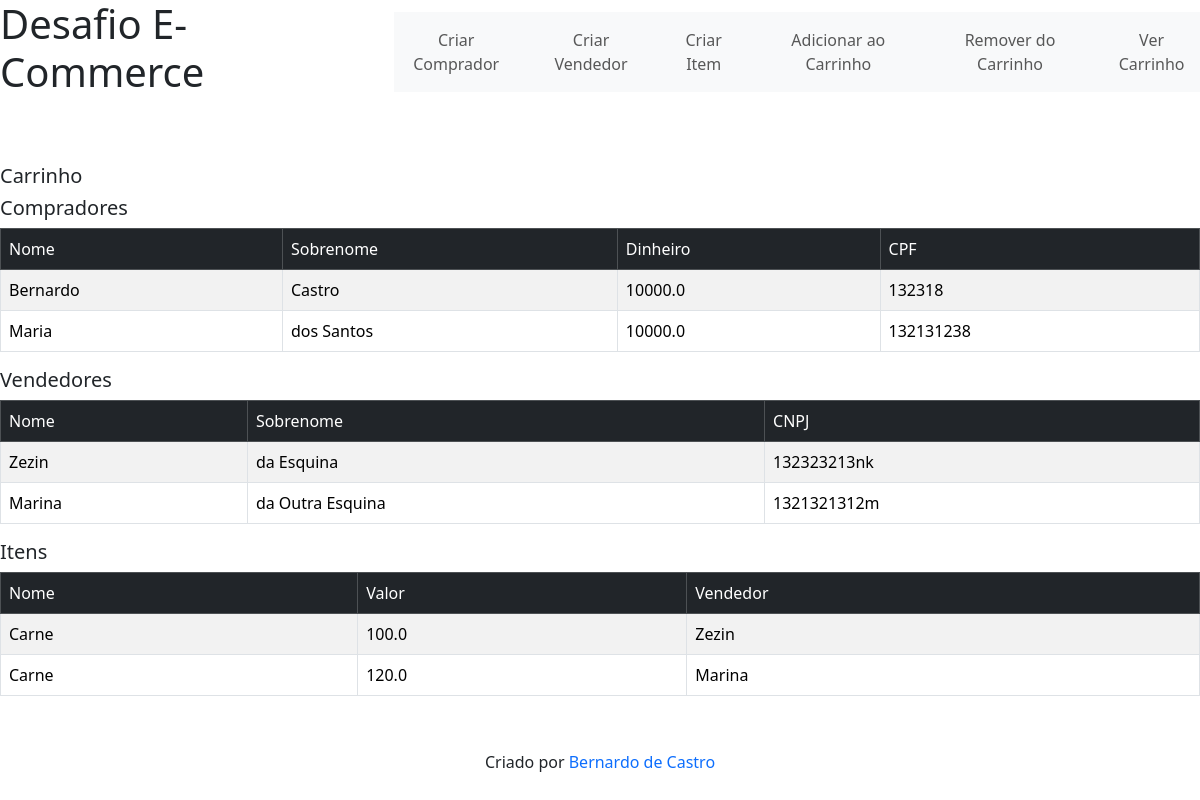
Before: / with the older database file.
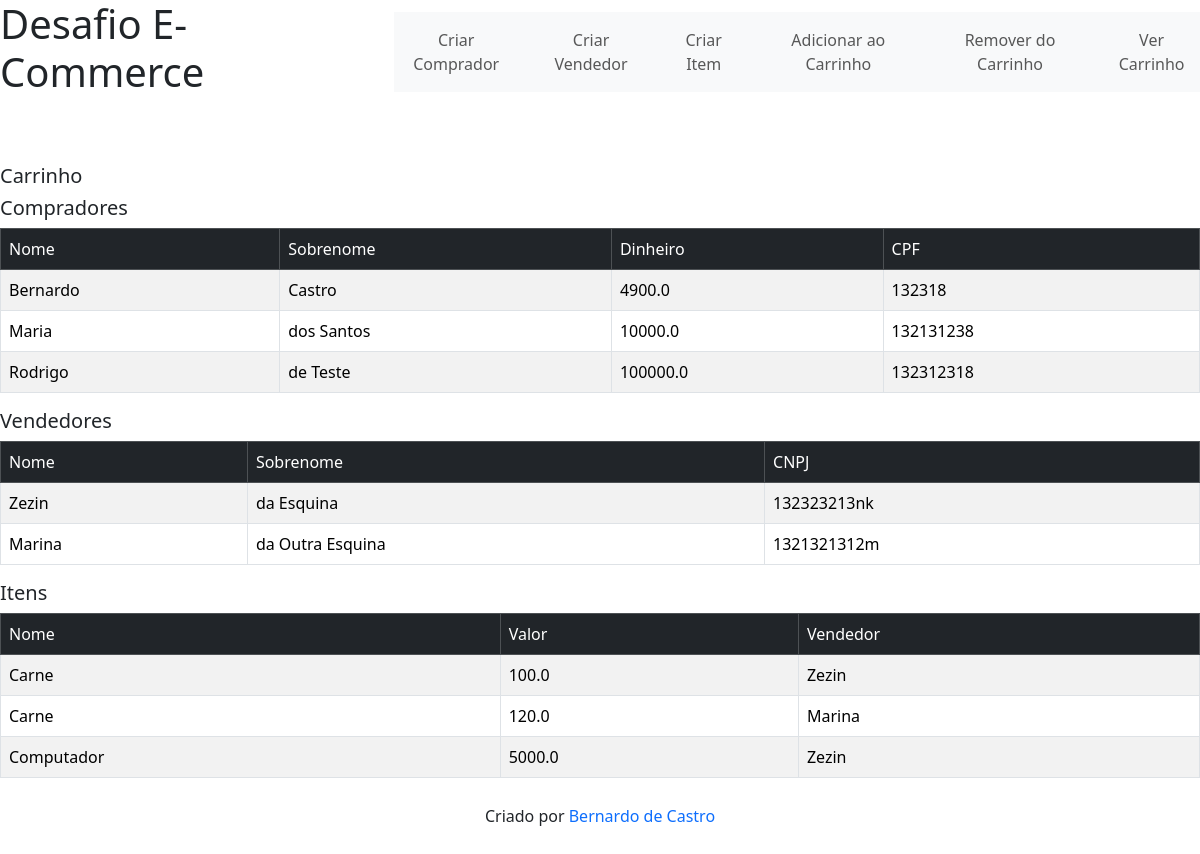
After: the same page with the newer database file.
### tables this page shows
CREATE TABLE compradores (
            id INTEGER PRIMARY KEY AUTOINCREMENT,
            nome TEXT NOT NULL,
            sobrenome TEXT NOT NULL,
            dinheiro REAL NOT NULL,
            cpf TEXT UNIQUE NOT NULL,
            carrinho TEXT
        );

CREATE TABLE vendedores (
            id INTEGER PRIMARY KEY AUTOINCREMENT,
            nome TEXT NOT NULL,
            sobrenome TEXT NOT NULL,
            cnpj TEXT UNIQUE NOT NULL
            );

CREATE TABLE itens (
            id INTEGER PRIMARY KEY AUTOINCREMENT,
            nome TEXT NOT NULL,
            preco REAL NOT NULL,
            vendedor_nome INTEGER,
            FOREIGN KEY(vendedor_nome) REFERENCES vendedores(nome)
            );

### backend/main.py (the view)
@app.route('/')
def index():
    message = ''
    return render_template('index.html', message = message, compradores = geren.getCompradores(), vendedores = geren.getVendedores(), itens = geren.getItens())

### backend/db/dbAPI.py (called while the page is built)
    def __enter__(self):
        self.connection = sql.connect(self.database)
        self.cursor = self.connection.cursor()
        return self

    def __exit__(self, exc_type, exc_val, exc_tb):
        if self.connection:
            self.connection.commit()
            self.cursor.close()
            self.connection.close()

    def getCompradores(self) -> list:
        with self:
            self.cursor.execute("SELECT * FROM compradores")
            return self.cursor.fetchall()

    def getVendedores(self) -> list:
        with self:
            self.cursor.execute("SELECT * FROM vendedores")
            return self.cursor.fetchall()

    def getItens(self) -> list:
        with self:
            self.cursor.execute("SELECT * FROM itens")
            return self.cursor.fetchall()

### frontend/templates/index.html (shortened to what this page needs)
<!doctype html>
<html lang="en">
<head>
    <link href="https://cdn.jsdelivr.net/npm/bootstrap@5.3.3/dist/css/bootstrap.min.css" rel="stylesheet"
>
    <link rel="stylesheet" href="{{ url_for('static', filename='css/main.css') }}">
</head>
<body>
    <header>
        <div class="d-flex flex-row align-items-center gap-5">
            <h1>Desafio E-Commerce</h1>
            <nav class="navbar navbar-expand-lg navbar-light bg-light">
                <div class="collapse navbar-collapse" id="navbarNav">
                    <ul class="navbar-nav gap-3">
                        <li class="nav-item">
                            <button type="button" class="btn btn-primary btn-lg nav-link" data-bs-toggle="modal"
                                data-bs-target="#modalComprador">Criar Comprador</button>
                        </li>
                        <li class="nav-item">
                            <button type="button" class="btn btn-primary btn-lg nav-link" data-bs-toggle="modal"
                                data-bs-target="#modalVendedor">Criar Vendedor</button>
                        </li>
                        <li class="nav-item">
                            <button type="button" class="btn btn-primary btn-lg nav-link" data-bs-toggle="modal"
                                data-bs-target="#modalItem">Criar Item</button>
                        </li>
                        <li class="nav-item">
                            <button type="button" class="btn btn-primary btn-lg nav-link" data-bs-toggle="modal"
                                data-bs-target="#modalAddCarrinho">Adicionar ao Carrinho</button>
                        </li>
                        <li class="nav-item">
                            <button type="button" class="btn btn-primary btn-lg nav-link" data-bs-toggle="modal"
                                data-bs-target="#modalRemCarrinho">Remover do Carrinho</button>
                        </li>
                        <li class="nav-item">
                            <button type="button" class="btn btn-primary btn-lg nav-link" data-bs-toggle="modal"
                                data-bs-target="#modalVerCarrinho">Ver Carrinho</button>
                        </li>
                    </ul>
                </div>
            </nav>
        </div>
    </header>
    <main>
        <div>
            <div>
                <h5>Carrinho</h5>
            </div>
            <div>
                <h5>Compradores</h5>
                <table class="table table-striped table-bordered">
                    <thead class="table-dark">
                        <td>Nome</td>
                        <td>Sobrenome</td>
                        <td>Dinheiro</td>
                        <td>CPF</td>
                    </thead>
                    {% for comprador in compradores %}
                    <tr>
                        {% for dado in comprador[1:-1] %}
                        <td>{{ dado }}</td>
                        {% endfor %}
                    </tr>
                    {% endfor %}
                </table>
            </div>
            <div>
                <h5>Vendedores</h5>
                <table class="table table-striped table-bordered">
                    <thead class="table-dark">
                        <td>Nome</td>
                        <td>Sobrenome</td>
                        <td>CNPJ</td>
                    </thead>
                    {% for vendedor in vendedores %}
                    <tr>
                        {% for dado in vendedor[1:] %}
                        <td>{{ dado }}</td>
                        {% endfor %}
                    </tr>
                    {% endfor %}
                </table>
            </div>
            <div>
                <h5>Itens</h5>
                <table class="table table-striped table-bordered">
                    <thead class="table-dark">
                        <td>Nome</td>
                        <td>Valor</td>
                        <td>Vendedor</td>
                    </thead>
                    {% for item in itens %}
                    <tr>
                        {% for dado in item[1:] %}
                        <td>{{ dado }}</td>
                        {% endfor %}
                    </tr>
                    {% endfor %}
                </table>
            </div>
        </div>
    </main>
    <footer>
        <div class="container footer text-center">
            <p>Criado por <a href="github.com/Se7enzito">Bernardo de Castro</a></p>
        </div>
    </footer>
</body>
</html>

### frontend/src/css/main.css (style rules this page uses)
.footer a { text-decoration: none; }
header { top: 0; left: 0; width: 100%; }
main { padding-top: 60px; padding-bottom: 60px; }
footer { position: fixed; bottom: 0; left: 0; width: 100%; text-align: center; padding: 10px 0; }

Changed rows visible on the page:
changed compradores "Bernardo": dinheiro "10000.0" → "4900.0"
added compradores: nome "Rodrigo", sobrenome "de Teste", dinheiro "100000.0", cpf "132312318"
added itens: nome "Computador", preco "5000.0", vendedor_nome "Zezin"
